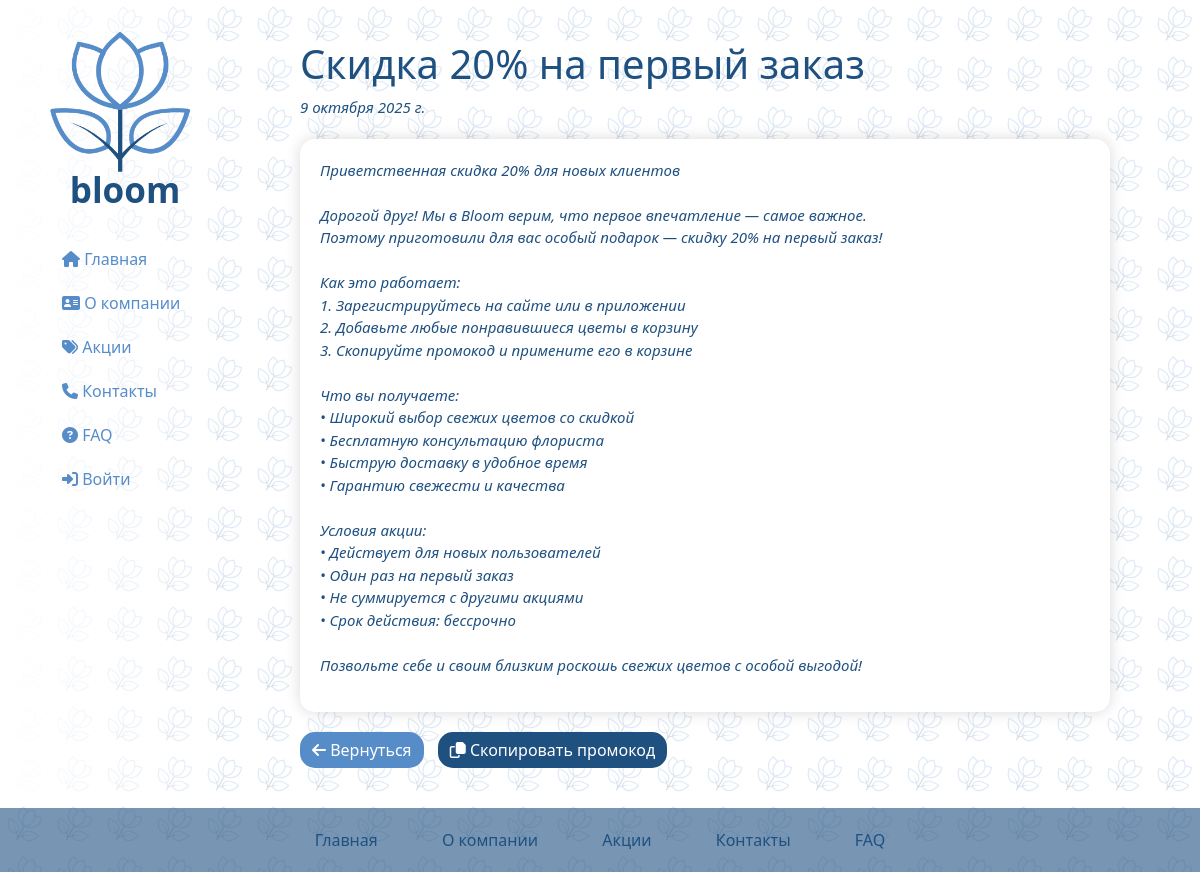
The page /discount/1 on the database its author committed.
### discount/models.py (models this page shows, shortened)
class Stocks(models.Model):
    title = models.CharField('Название', max_length=50)
    description = models.TextField('Условия')
    promo = models.CharField('Промокод', max_length=10, unique=True)
    discount_percent = models.DecimalField('Процент скидки', max_digits=5, decimal_places=2, default=0)
    min_order_amount = models.DecimalField('Минимальная сумма заказа', max_digits=10, decimal_places=2, default=Decimal('0.00'))
    first_order_only = models.BooleanField('Только для первого заказа', default=False)
    date = models.DateField('Дата публикации')
    class Meta:
        verbose_name = 'Акция'
        verbose_name_plural = 'Акции'

### discount/views.py (the view)
# urls.py: path('<int:pk>',views.DiscountDetailView.as_view(),name='discount-detail'),
class DiscountDetailView(DetailView):
    model=Stocks
    template_name='discount/details_view.html'
    context_object_name='discount'

### discount/templates/discount/details_view.html (shortened to what this page needs)
{% extends 'main/layout.html' %}
{% block content %}
    <div class="features">
        <h1>{{ discount.title }}</h1>
        <p>{{ discount.date }}</p>
        <div class="container">
            <p>{{ discount.description|linebreaksbr }}</p>
        </div>
        <a href="{% url 'discount_home' %}" class="btn btn-light"><i class="fa-solid fa-arrow-left" style="color: #fff;"></i> Вернуться</a>
        <button class="btn btn-dark copy-promo" data-promo="{{ discount.promo }}"><i class="fa-regular fa-copy" style="color: #fff;"></i> Скопировать промокод</button>
    </div>
{% endblock %}

### main/static/main/css/main.css (style rules this page uses)
main .features { color: #1e5080; margin-top: 40px; text-align: left; width: 90%; padding-bottom: 40px; }
main .features h1 { max-width: 100%; }
main .features p { font-size: 15px;font-style: italic; }
.container { margin-top: 20px; margin-bottom: 20px; padding: 20px; color: #1e5080; background-color: white; border-radius: 15px; box-shadow: 0 0 15px rgba(0, 0, 0, 0.15); }
.btn-light { background-color: #568dc9; color: white; transition: transform 1s ease; border-radius: 15px; min-width: 100px; min-height: 30px; border: none; }
.btn-dark { background-color: #1e5080; color: white; transition: transform 1s ease; margin-left: 10px; border-radius: 15px; min-width: 100px; min-height: 30px; border: none; }
body { position: relative; z-index: 0; min-height: 100vh; margin: 0; display: flex; flex-direction: column; }
body::before { content: ''; position: fixed; top: 0; left: 0; right: 0; bottom: 0; background-image: url("/static/main/img/logo_pattern.png"); background-repeat: repeat; background-size: 50px 50px; opacity: 0.2; z-index: -1; pointer-events: none; }
a { text-decoration: none;color: #1e5080; }

### rows shown on the page
Stocks: title "Скидка 20% на первый заказ", date "9 октября 2025 г.", description "Приветственная скидка 20% для новых клиентов Дорогой друг! Мы в Bloom верим, что первое впечатление — самое важное. Поэтому приготовили для вас особый подарок — скидку 20% на первый заказ! Как это работает: 1. Зарегистрируйтесь на сайте или в приложении 2. Добавьте любые понравившиеся цветы в корзину 3. Скопируйте промокод и примените его в корзине Что вы получаете: • Широкий выбор свежих цветов со скидкой • Бесплатную консультацию флориста • Быструю доставку в удобное время • Гарантию свежести и качества Условия акции: • Действует для новых пользователей • Один раз на первый заказ • Не суммируется с другими акциями • Срок действия: бессрочно Позвольте себе и своим близким роскошь свежих…"
